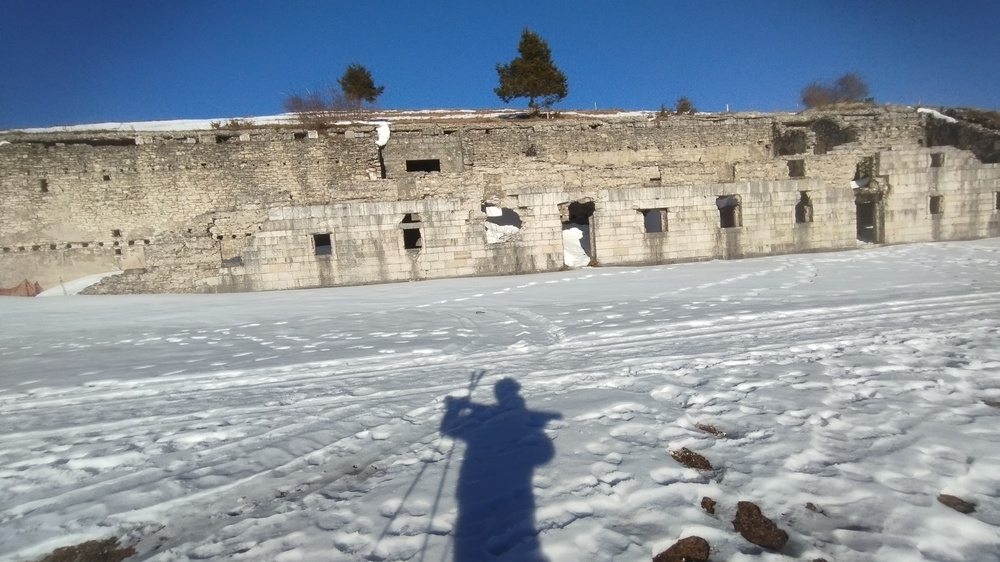
#> input picture Utility Scripts/show_matches/trg_img.jpg, 1000 x 562 px, shrunk from 3264 x 1836 before the run
$ python show_matches.py
#> lines starting #> are read from the running program, lines starting #| are printed output that depends on the picture
import matplotlib.pyplot as plt
import numpy as np

import matplotlib.pyplot as plt
import numpy as np
from matplotlib.patches import ConnectionPatch
import random

#read output csv file
SIFT_matches=np.genfromtxt('SIFT_matches.csv', delimiter=',', skip_header=0)
LoFTR_matches=np.genfromtxt('LoFTR_matches.csv', delimiter=',', skip_header=0)

LoFTR_selected_matches=np.genfromtxt('LoFTR_selected.csv', delimiter=',', skip_header=0)
SIFT_selected_matches=np.genfromtxt('SIFT_selected.csv', delimiter=',', skip_header=0)

target_img_path="./trg_img.jpg"
reference_image_path="./ref_img.jpg"

#read images
target_img=plt.imread(target_img_path)
#> target_img is the input picture: shape (562, 1000, 3); mean R, G, B 142.6, 150.9, 158.5
reference_image=plt.imread(reference_image_path)
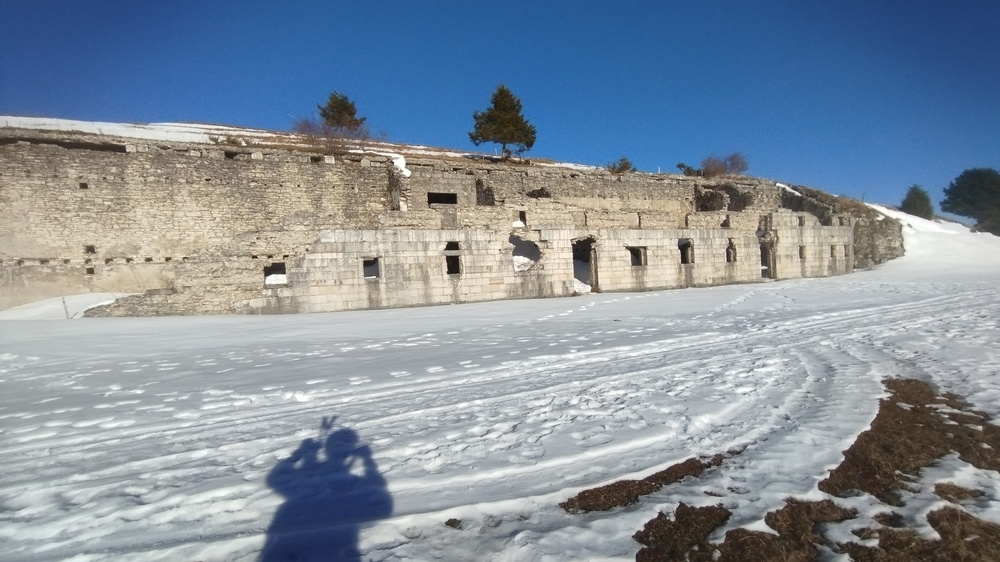
#> input picture Utility Scripts/show_matches/ref_img.jpg, 1000 x 562 px, shrunk from 3264 x 1836 before the run
#> reference_image is the input picture: shape (562, 1000, 3); mean R, G, B 132, 144.3, 157.6

#plot reference image with SIFT matches
fig, ax = plt.subplots(1,1)
ax.set_title('SIFT keypoints', fontsize=16)
ax.imshow(reference_image)

ax.axis('off')

for i in range(SIFT_matches.shape[0]):
    ax.plot(SIFT_matches[i, 0], SIFT_matches[i, 1], 'ro', markersize=2)
for i in range(SIFT_selected_matches.shape[0]):
    ax.scatter(SIFT_selected_matches[i, 0], SIFT_selected_matches[i, 1], s=80, facecolors='none', edgecolors='blue', linewidth=1)


#plot reference image with LoFTR matches
#LoFTR keypoints are calculated on 480x360 image, so they need to be scaled by 5.1 in x and 3.825 in y
fig, ax = plt.subplots(1,1)
ax.set_title('LoFTR keypoints', fontsize=16)
ax.imshow(reference_image)

ax.axis('off')


for i in range(LoFTR_matches.shape[0]):
    ax.plot(LoFTR_matches[i, 0]*5.1, LoFTR_matches[i, 1]*3.825, 'ro', markersize=2)
for i in range(LoFTR_selected_matches.shape[0]):
    ax.scatter(LoFTR_selected_matches[i, 0]*5.1, LoFTR_selected_matches[i, 1]*3.825, s=80, facecolors='none', edgecolors='blue', linewidth=1)


#plot LoFTR matches between reference and target image
fig, ax = plt.subplots(1,2)
fig.suptitle('LoFTR matches', fontsize=16)
ax[0].set_title('Reference image', fontsize=16)
ax[1].set_title('Target image', fontsize=16)

ax[0].axis('off')
ax[1].axis('off')

ax[0].imshow(reference_image)
for i in range(LoFTR_selected_matches.shape[0]):
    ax[0].scatter(LoFTR_selected_matches[i, 0]*5.1, LoFTR_selected_matches[i, 1]*3.825, s=80, facecolors='none', edgecolors='blue', linewidth=1)
    ax[0].plot(LoFTR_selected_matches[i, 0]*5.1, LoFTR_selected_matches[i, 1]*3.825, 'ro', markersize=1)


ax[1].imshow(target_img)
for i in range(LoFTR_selected_matches.shape[0]):
    ax[1].scatter(LoFTR_selected_matches[i, 2]*5.1, LoFTR_selected_matches[i, 3]*3.825, s=80, facecolors='none', edgecolors='blue', linewidth=1)
    ax[1].plot(LoFTR_selected_matches[i, 2]*5.1, LoFTR_selected_matches[i, 3]*3.825, 'ro', markersize=1)

#plot the connection between the points
for i in range(LoFTR_selected_matches.shape[0]):

    xy_source = (LoFTR_selected_matches[i,0]*5.1,LoFTR_selected_matches[i,1]*3.825)
    xy_target = (LoFTR_selected_matches[i,2]*5.1,LoFTR_selected_matches[i,3]*3.825)

    con = ConnectionPatch(xyA=xy_source, xyB=xy_target, coordsA="data", coordsB="data",
                        axesA=ax[0], axesB=ax[1], color="red")
    ax[1].add_artist(con)


#plot SIFT matches between reference and target image
fig, ax = plt.subplots(1,2)
fig.suptitle('SIFT matches', fontsize=16)
ax[0].set_title('Reference image', fontsize=16)
ax[1].set_title('Target image', fontsize=16)

ax[0].axis('off')
ax[1].axis('off')


ax[0].imshow(reference_image)
for i in range(SIFT_selected_matches.shape[0]):
    ax[0].scatter(SIFT_selected_matches[i, 0], SIFT_selected_matches[i, 1], s=80, facecolors='none', edgecolors='blue', linewidth=1)
    ax[0].plot(SIFT_selected_matches[i, 0], SIFT_selected_matches[i, 1], 'ro', markersize=1)

ax[1].imshow(target_img)
for i in range(SIFT_selected_matches.shape[0]):
    ax[1].scatter(SIFT_selected_matches[i, 2], SIFT_selected_matches[i, 3], s=80, facecolors='none', edgecolors='blue', linewidth=1)
    ax[1].plot(SIFT_selected_matches[i, 2], SIFT_selected_matches[i, 3], 'ro', markersize=1)

#plot the connection between the points
for i in range(SIFT_selected_matches.shape[0]):

    xy_source = (SIFT_selected_matches[i,0],SIFT_selected_matches[i,1])
    xy_target = (SIFT_selected_matches[i,2],SIFT_selected_matches[i,3])

    con = ConnectionPatch(xyA=xy_source, xyB=xy_target, coordsA="data", coordsB="data",
                        axesA=ax[0], axesB=ax[1], color="red")
    ax[1].add_artist(con)

plt.show(block=True)
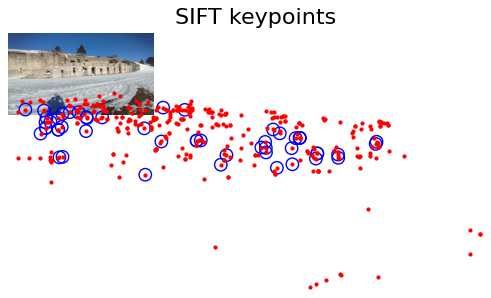
#> figure drawn by matplotlib, 1 panel
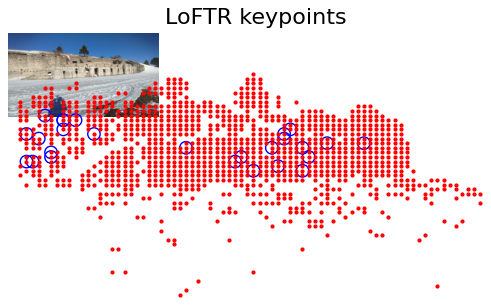
#> figure drawn by matplotlib, 1 panel
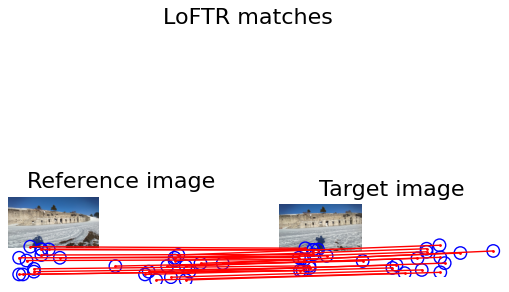
#> figure drawn by matplotlib, 2 panels
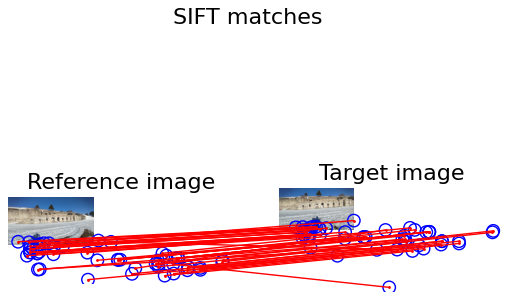
#> figure drawn by matplotlib, 2 panels
